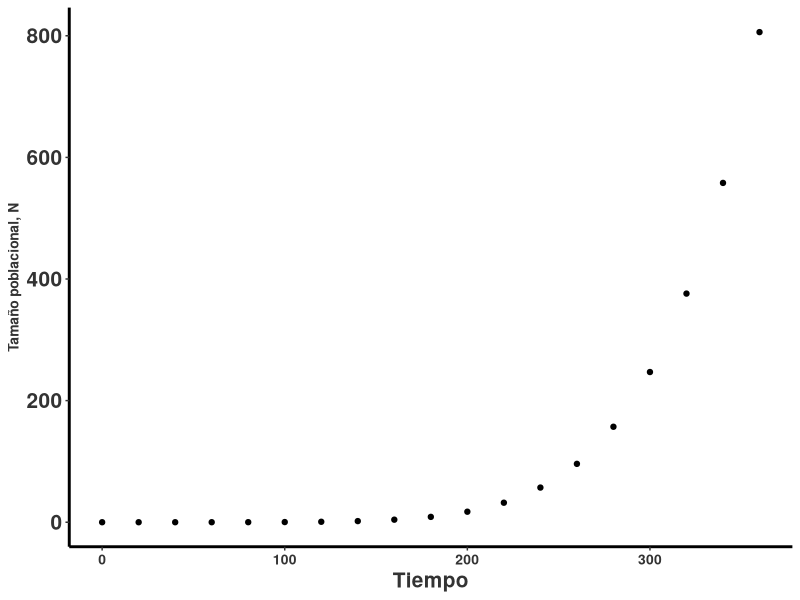

Recreate this plot in R.
## ---- chunk 1
#| error: true

library(ggplot2)

## ---- chunk 2
#| error: true

rlt_theme <- theme(
  axis.title.y = element_text(colour = "grey20", size = 10, face = "bold"),
  axis.text.x = element_text(colour = "grey20", size = 10, face = "bold"),
  axis.text.y = element_text(colour = "grey20", size = 15, face = "bold"),
  axis.title.x = element_text(colour = "grey20", size = 15, face = "bold")
) +
  theme(
    # Remover los bordes
    panel.border = element_blank(),
    # Remover las líneas
    panel.grid.major = element_blank(),
    panel.grid.minor = element_blank(),
    # Remover el fondo del panel
    panel.background = element_blank(),
    # añadir lineas más gruesas
    axis.line.x = element_line(colour = "black", linewidth = 1),
    axis.line.y = element_line(colour = "black", linewidth = 1)
  )

# Una paleta de color comenzando el gris:
cbPalette1 <- c(
  "lightblue",
  "#E69F00",
  "grey",
  "#009E73",
  "#F0E442",
  "#0072B2",
  "#D55E00",
  "#CC79A7"
)

# Una paleta de color comenzando el negro:
cbPalette2 <- c(
  "#000000",
  "#E69F00",
  "#56B4E9",
  "#009E73",
  "#F0E442",
  "#0072B2",
  "#D55E00",
  "#CC79A7"
)

#rlt_scale <- scale_fill_manual(values = cbPalette1)

diverging= c("#009392","#CF597E","#E9E29C", "#39B185","#EEB479" , "#9CCB86" )

# --- 2. Combinarlos en un objeto de tipo lista ---
# Esta lista se puede añadir al gráfico con un solo '+'
rlt_style_fill <- function() {
  list(
    rlt_theme,
    scale_fill_manual(values = diverging)
  )
}

rlt_style_colour <- function() {
  list(
    rlt_theme,
    scale_colour_manual(values = diverging)
  )
}

                    
## ---- chunk 3
#| error: true

ggplot(pressure, aes(temperature, pressure))+
  geom_point()+
  rlt_theme+
  xlab("Tiempo")+
  ylab("Tamaño poblacional, N")
